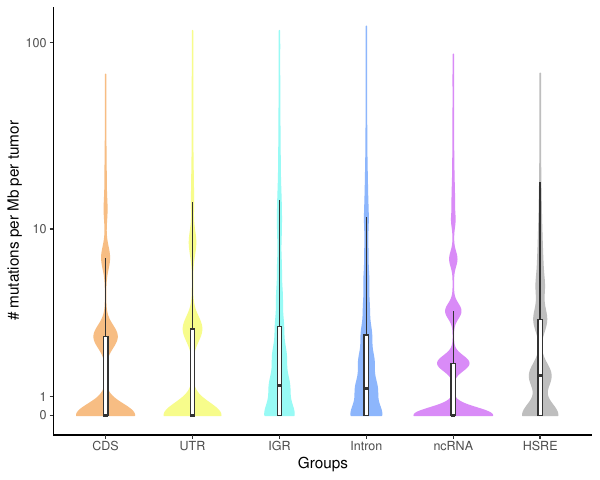

Generate this figure with R:
# R v4.3.2

library(ggplot2)
library(ggprism)

data = read.table('data_fig1f.txt', header=T, sep='\t')

df = data.frame(
    log10rate = c(data[,1], data[,2], data[,3], data[,4], data[,5], data[,6]),
    feature = rep(colnames(data), each=nrow(data))
)

df$feature = factor(df$feature, levels=c("CDS", "UTR", "IGR", "Intron", "ncRNA", "HSRE"))

cols = c('#f7bd83', '#f7fc8b', '#98faf5', '#8db6fc', '#d98bf7', 'grey')

p = ggplot(df, aes(x=feature, y=log10rate)) + 
    geom_violin(aes(fill=feature, colour=feature)) +
    scale_fill_manual(values=cols) +
    scale_colour_manual(values=cols) +
    geom_boxplot(fill='white', width = 0.05, show.legend = FALSE, outlier.shape=NA) + 
    labs(x="Groups", y="# mutations per Mb per tumor") + 
    theme_classic() + 
    theme(legend.position = "none") + 
    scale_y_continuous(breaks=c(0, 0.1, 1, 2), labels=c(0, 1, 10, 100))


pdf('fig1f.pdf', 6, 4.8)
print(p)
dev.off()
